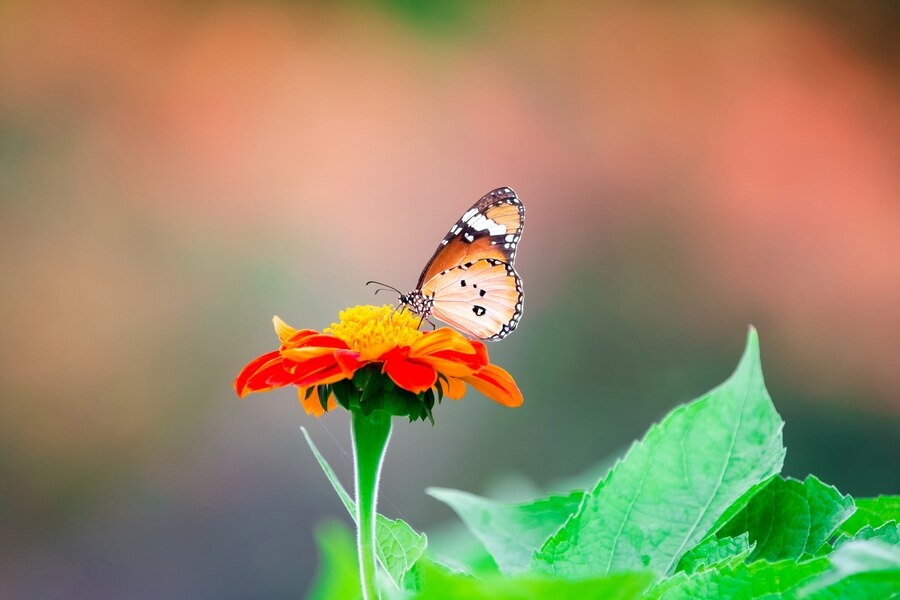
#> input picture butt.jpg, 900 x 600 px, found by its file name
$ python blur.py
#> lines starting #> are read from the running program, lines starting #| are printed output that depends on the picture
import os
import cv2

img_path = r'D:\PYTHON\open_CV\butt.jpg'
img = cv2.imread(img_path)
#> img is the input picture: shape (600, 900, 3); mean B, G, R 102, 138, 152
cv2.imshow('original',img)
# Cartitian Blur
k_size = 71
img_blur = cv2.blur(img,(k_size,k_size))
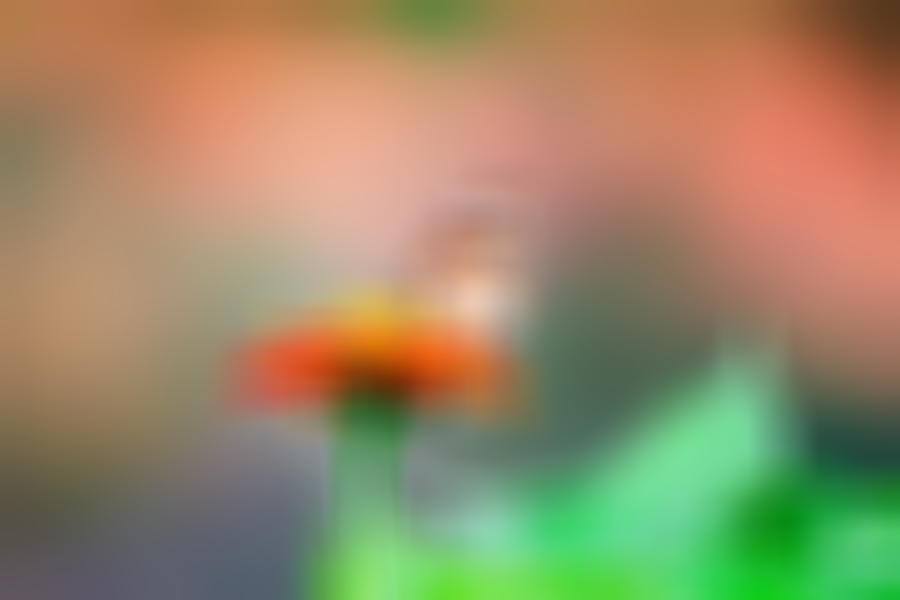
#> img_blur: shape (600, 900, 3); mean B, G, R 102, 138, 152
cv2.imshow('blur',img_blur)
# Gaussian Blur (Must be an odd number and not too large)
img_gaussian_blur = cv2.GaussianBlur(img,(k_size,k_size),5)
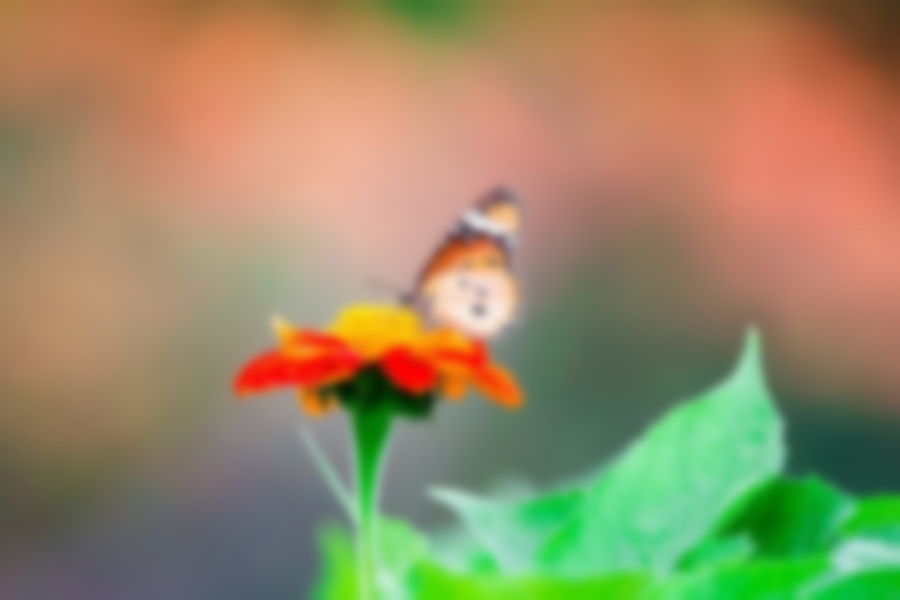
#> img_gaussian_blur: shape (600, 900, 3); mean B, G, R 102, 138, 152
cv2.imshow('blur2',img_gaussian_blur)
# Medina Blur
img_median_blur = cv2.medianBlur(img,k_size)
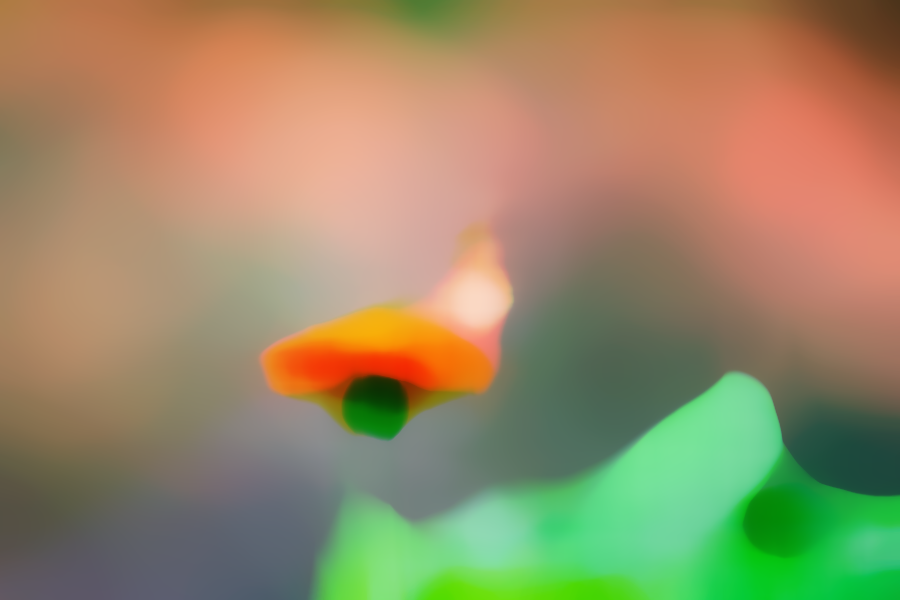
#> img_median_blur: shape (600, 900, 3); mean B, G, R 101.5, 138.5, 151.8
cv2.imshow('median_blur',img)

cv2.waitKey(0)
